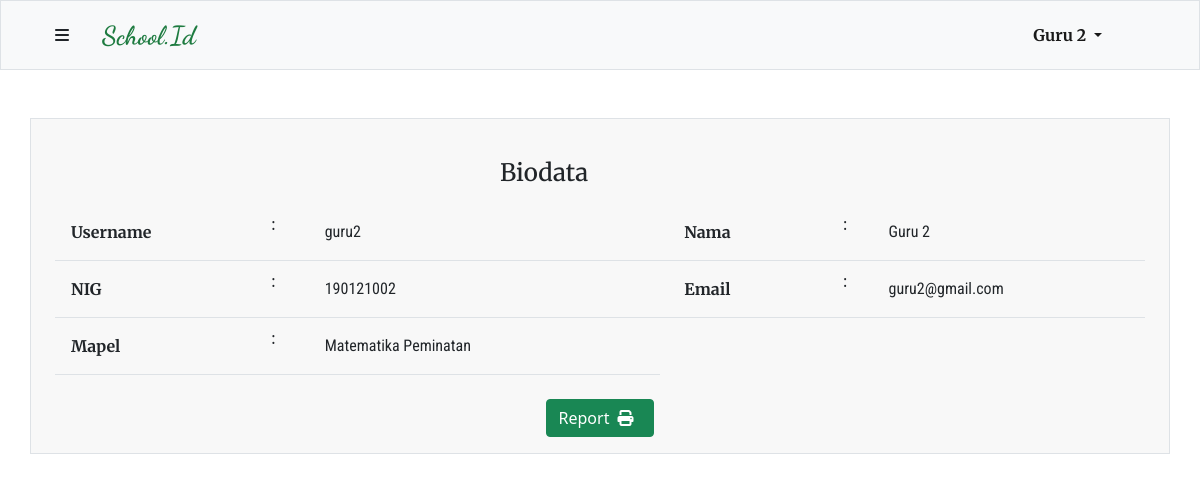
/php/profile.php (signed in), run on the app's committed database.
### tables this page shows
CREATE TABLE `guru` (
  `id` int(10) UNSIGNED NOT NULL,
  `nama_guru` varchar(200) NOT NULL,
  `NIG` char(9) NOT NULL,
  `mapel_id` int(10) UNSIGNED NOT NULL,
  `user_id` int(10) UNSIGNED NOT NULL
);

CREATE TABLE `user` (
  `id` int(10) UNSIGNED NOT NULL,
  `username` varchar(100) NOT NULL,
  `password` varchar(200) NOT NULL,
  `email` varchar(200) NOT NULL,
  `status` enum('ADMIN','GURU','SISWA') DEFAULT NULL,
  `Created_at` timestamp NOT NULL DEFAULT current_timestamp()
);

CREATE TABLE `mapel` (
  `id` int(10) UNSIGNED NOT NULL,
  `nama_mapel` varchar(200) NOT NULL,
  `Created_at` timestamp NOT NULL DEFAULT current_timestamp()
);

### php/function.php (called while the page is built, shortened)
<?php
$connection = mysqli_connect("localhost","root","","tubes");
function show($query) {
    global $connection;
    $box = [];
    $result = mysqli_query($connection, $query);
    while($row = mysqli_fetch_assoc($result)) {
        $box[] = $row;
    }
    return $box;
}
?>

### php/profile.php (the view, shortened to what this page needs)
<?php
require 'function.php';
$userID = $_SESSION["userID"];
$user = show("SELECT * FROM user WHERE id = $userID")[0];
if(isset($_SESSION["member"])) {
    if($_SESSION["member"] === "siswa") {
        $profil = show("SELECT * FROM siswa JOIN kelas ON siswa.kelas_id = kelas.id WHERE user_id = $userID")[0];
    } else {
        $profil = show("SELECT * FROM guru JOIN mapel ON guru.mapel_id = mapel.id WHERE user_id = $userID")[0];
    }
}
?>
<!DOCTYPE html>
<html lang="en">
<head>
    <link href="https://cdn.jsdelivr.net/npm/bootstrap@5.1.3/dist/css/bootstrap.min.css" rel="stylesheet">
    <link rel="stylesheet" href="style/navbar.css">
    <link rel="stylesheet" type="text/css" href="style/profile.css">
</head>
<body>
    <?php include'navbar.php' ?>
        <div class="container form-container my-5 py-3 border">
            <div class="row">
                    <?php if(isset($_SESSION["member"])) : ?>
                        <?php if($_SESSION["member"] === "siswa") :?>
                        <div class="col-lg-12 py-2 px-4 biodata">
                            <div class="title-form my-3 mx-auto">
                                <h4>Biodata</h4>
                            </div>
                            <table class="mx-auto table" width="60%">
                                <tr>
                                    <td class="px-3 py-3 data-title">Username</td>
                                    <td class="px-2">: </td>
                                    <td class="py-3 px-3 px-4 data"> <?=$user["username"]?> </td>
                                    <td class="px-4 py-3 data-title">Nama</td>
                                    <td class="px-2">:</td>
                                    <td class="py-3 px-3 data"> <?=$profil["nama_siswa"]?> </td>
                                </tr>
                                <tr>
                                    <td class="px-3 py-3 data-title">NIS</td>
                                    <td class="px-2">:</td>
                                    <td class="py-3 px-4 data"> <?=$profil["NIS"]?> </td>
                                    <td class="px-4 py-3 data-title">Email</td>
                                    <td class="px-2">:</td>
                                    <td class="py-3 px-3 data"> <?=$user["email"]?> </td>
                                </tr>
                                <tr>
                                    <td class="px-3 py-3 data-title">Kelas</td>
                                    <td class="px-2">:</td>
                                    <td class="py-3 px-4 data"> <?=$profil["nama_kelas"]?> </td>
                                    <td class="px-4 py-3 data-title">Jurusan</td>
                                    <td class="px-2">:</td>
                                    <td class="py-3 px-3 data"> <?=$profil["jurusan"]?> </td>
                                </tr>
                            </table>
                        </div>
                        <div class="col-lg-12 px-3 py-2 nilai">
                            <div class="title-form-2 mt-3 mx-auto">
                                <h4>Nilai Siswa</h4>
                            </div>
                            <?php foreach($navbar as $mapel) : ?>
                                <div class="table-nilai px-3 my-4">
                                    <h5 class="mt-3 mb-0"><?=$mapel["nama_mapel"]?></h5>
                                    <?php
                                        $idmapel = $mapel["id"] ;
                                        $namaGuru = show("SELECT nama_guru FROM guru WHERE mapel_id = $idmapel")[0];
                                        $idSiswa = $data["id"];
                                        $tugas = show("SELECT nilai FROM jawaban WHERE siswa = $idSiswa AND mapel = $idmapel");
                                        $t = 1;
                                    ?>
                                    <span style="font-family:'Roboto Consended';"><?=$namaGuru["nama_guru"]?></span>
                                    <table width="100%" class="mx-auto table table-bordered">
                                        <tr>
                                            <?php foreach($tugas as $tgs) : ?>
                                                <th class="px-3 text-center">Tugas 1</th>
                                                <?php $t ++ ?>
                                            <?php endforeach ; ?>
                                        <tr>
                                            <?php foreach($tugas as $tgs) : ?>
                                                <td class="p-3"><?=$tgs["nilai"]?></td>
                                            <?php endforeach ; ?>
                                        </tr>
                                    </table>
                                </div>
                            <?php endforeach ; ?>
                        </div>
                    <?php else: ?>
                    <div class="col-lg-12 py-2 px-4 biodata">
                        <div class="title-form my-3 mx-auto">
                            <h4>Biodata</h4>
                        </div>
                        <table class="mx-auto table" width="60%">
                            <tr>
                            <td class="px-3 py-3 data-title">Username</td>
                                <td class="px-2">: </td>
                                <td class="py-3 px-3 px-4 data"> <?=$user["username"]?> </td>
                                <td class="px-4 py-3 data-title">Nama</td>
                                <td class="px-2">:</td>
                                <td class="py-3 px-3 data"> <?=$profil["nama_guru"]?> </td>
                            </tr>
                            <tr>
                                <td class="px-3 py-3 data-title">NIG</td>
                                <td class="px-2">:</td>
                                <td class="py-3 px-4 data"> <?=$profil["NIG"]?> </td>
                                <td class="px-4 py-3 data-title">Email</td>
                                <td class="px-2">:</td>
                                <td class="py-3 px-3 data"> <?=$user["email"]?> </td>
                            </tr>
                            <tr>
                                <td class="px-3 py-3 data-title">Mapel</td>
                                <td class="px-2">:</td>
                                <td class="py-3 px-4 data"> <?=$profil["nama_mapel"]?> </td>
                            </tr>
                        <?php endif ; ?>
                    <?php endif ; ?>
                    </table>
                </div>
                <div class="print-button">
                    <button class="btn btn-success">Report<i class="fas fa-print mx-2"></i></button>
                </div>
            </div>
        </div>
</body>
</html>

### php/navbar.php (shortened to what this page needs)
<?php
$connection = mysqli_connect("localhost","root","","tubes");
$id = $_SESSION["userID"];
if(isset($_SESSION["admin"])) {
    $admin = mysqli_query($connection, "SELECT username FROM user WHERE id = $id");
    $data = mysqli_fetch_assoc($admin);
} elseif (isset($_SESSION["member"])) {
    if ($_SESSION["member"] === "siswa") {
            $namaSiswa = mysqli_query($connection, "SELECT * FROM siswa WHERE user_id = $id");
            $data = mysqli_fetch_assoc($namaSiswa);
            $navbarID = $data["kelas_id"];
            $navbar= show("SELECT mapel.* FROM siswa JOIN mapel_kelas ON mapel_kelas.kelas = siswa.kelas_id JOIN guru ON guru.id = mapel_kelas.guru JOIN mapel ON mapel.id = guru.mapel_id WHERE siswa.user_id = $id ORDER BY nama_mapel ASC");
    } else {
            $namaGuru = mysqli_query($connection, "SELECT * FROM guru WHERE user_id = $id");
            $data = mysqli_fetch_assoc($namaGuru);
    }
}
?>
    <nav class="navbar navbar-expand-lg navbar-light bg-light container-fluid border sticky-top">
        <div class="container navbar-head">
         <div class="logo">
            <button class="btn" type="button" data-bs-toggle="offcanvas" data-bs-target="#offcanvasRight" aria-controls="offcanvasRight"><i class="fas fa-bars"></i></button>
            <?php if(isset($_SESSION["admin"])) : ?>
                <a class="navbar-brand" href="admin.php">School.Id</a>
            <?php else : ?>
                <a class="navbar-brand" href="dashboard.php">School.Id</a>
            <?php endif ; ?>
         </div>
          <div class="login-register collapse navbar-collapse" id="navbarSupportedContent">
            <ul class="navbar-nav me-auto mb-2 mb-lg-0">
              <li class="nav-item dropdown">
                <a class="nav-link dropdown-toggle active me-5" href="" id="navbarDropdown" role="button" data-bs-toggle="dropdown" aria-expanded="false">
                    <?php if(isset($_SESSION["admin"])) : ?>
                         <?=$data["username"] ; ?>
                    <?php elseif($_SESSION["member"] === "siswa") :?>
                        <?=$data["nama_siswa"] ; ?>
                    <?php else :?>
                        <?=$data["nama_guru"] ; ?>
                    <?php endif ; ?>
                </a>
              </li>
            </ul>
          </div>
        </div>
    </nav>

### php/style/navbar.css (style rules this page uses)
* { margin: 0; padding: 0; box-sizing: border-box; }
.navbar { background-color: #f8f8f8; height: 70px; }
.navbar-brand { text-align: center; font-weight: 900 !important; font-size : 26px; margin: 0; padding: 0 20px; font-family: 'Dancing Script'; color: #1E7B40 !important; }
.navbar .logo { display: flex; text-align: center; }
.navbar .login-register { flex-grow: 0; font-family: 'Merriweather'; font-weight: bolder; }

### php/style/profile.css (style rules this page uses)
.biodata table tr .data-title { font-family: 'Merriweather'; font-weight: bold; }
.biodata table tr .data { font-family: 'Roboto Condensed'; }
.form-container { background-color: #f8f8f8; }
.title-form-2, .title-form { width: 200px; font-family: 'Merriweather'; font-weight: bolder; }
.print-button { text-align: center; }

### data on the page
guru: nama_guru "Guru 2", NIG "190121002", mapel.nama_mapel "Matematika Peminatan"
user: username "guru2", email "guru2@gmail.com"
